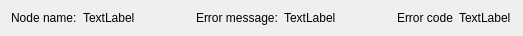
<?xml version="1.0" encoding="UTF-8"?>
<ui version="4.0">
 <class>ListItem</class>
 <widget class="QWidget" name="ListItem">
  <property name="geometry">
   <rect>
    <x>0</x>
    <y>0</y>
    <width>523</width>
    <height>31</height>
   </rect>
  </property>
  <property name="sizePolicy">
   <sizepolicy hsizetype="Preferred" vsizetype="Minimum">
    <horstretch>0</horstretch>
    <verstretch>0</verstretch>
   </sizepolicy>
  </property>
  <property name="windowTitle">
   <string>Form</string>
  </property>
  <layout class="QHBoxLayout" name="horizontalLayout" stretch="0,2,0,2,0,1">
   <item>
    <widget class="QLabel" name="label">
     <property name="text">
      <string>Node name:</string>
     </property>
    </widget>
   </item>
   <item>
    <widget class="QLabel" name="label_node_name">
     <property name="text">
      <string>TextLabel</string>
     </property>
    </widget>
   </item>
   <item>
    <widget class="QLabel" name="label_2">
     <property name="text">
      <string>Error message:</string>
     </property>
    </widget>
   </item>
   <item>
    <widget class="QLabel" name="label_error_message">
     <property name="text">
      <string>TextLabel</string>
     </property>
    </widget>
   </item>
   <item>
    <widget class="QLabel" name="label_3">
     <property name="text">
      <string>Error code</string>
     </property>
    </widget>
   </item>
   <item>
    <widget class="QLabel" name="label_error_code">
     <property name="text">
      <string>TextLabel</string>
     </property>
    </widget>
   </item>
  </layout>
 </widget>
 <resources/>
 <connections/>
</ui>
